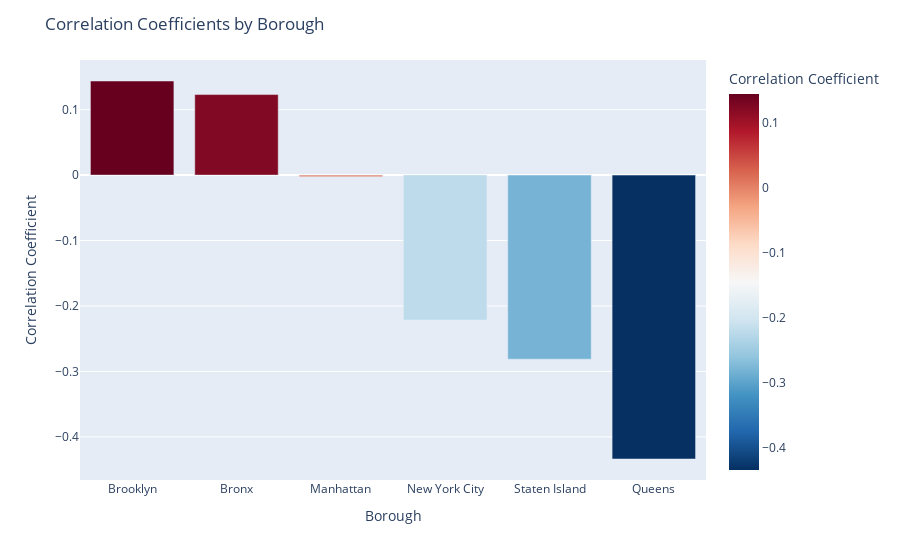

The notebook cell this image was saved under:
### Markdown cell above
### Correlation Analysis: Price Trend vs. Listing Count
- Calculate the correlation coefficient between the price trend and listing count for NYC and by bourughs.
- Visualize correlation coefficients.

### Code cell
# Calculate correlation coefficients by borough
grouped_by_borough = gdf.groupby("borough")

correlation_by_borough = {}
total_correlation = gdf[["price_trend", "listing_count"]].corr().iloc[0, 1]

for borough, data in grouped_by_borough:
    correlation_coefficient = data[["price_trend", "listing_count"]].corr().iloc[0, 1]
    correlation_by_borough[borough] = correlation_coefficient

# Add total correlation coefficient for New York City to the dictionary
correlation_by_borough["New York City"] = total_correlation

# Create DataFrame from the dictionary
correlation_df = pd.DataFrame(
    list(correlation_by_borough.items()), columns=["Region", "Correlation"]
)

# Round the correlation coefficients
correlation_df["Correlation"] = correlation_df["Correlation"].round(4)

# Sort the DataFrame by correlation coefficient for better visualization
correlation_df_sorted = correlation_df.sort_values(by="Correlation", ascending=False)

# Plotting
fig = px.bar(
    correlation_df_sorted,
    x="Region",
    y="Correlation",
    labels={"Correlation": "Correlation Coefficient", "Region": "Borough"},
    color="Correlation",
    color_continuous_scale="RdBu_r",
)

fig.update_layout(
    title="Correlation Coefficients by Borough",
    xaxis_title="Borough",
    yaxis_title="Correlation Coefficient",
)

fig.show()

### Figure 1 — Plotly figure (JSON) as saved in the notebook; plotly's stock layout.template omitted (floating-point values rounded to 4 significant figures)
{"data": [{"alignmentgroup": "True", "hovertemplate": "Borough=%{x}<br>Correlation Coefficient=%{marker.color}<extra></extra>", "legendgroup": "", "marker": {"color": [0.1438, 0.1231, -0.0026, -0.2214, -0.2813, -0.4338], "coloraxis": "coloraxis", "pattern": {"shape": ""}}, "name": "", "offsetgroup": "", "orientation": "v", "showlegend": false, "textposition": "auto", "type": "bar", "x": ["Brooklyn", "Bronx", "Manhattan", "New York City", "Staten Island", "Queens"], "xaxis": "x", "y": [0.1438, 0.1231, -0.0026, -0.2214, -0.2813, -0.4338], "yaxis": "y"}], "layout": {"barmode": "relative", "coloraxis": {"colorbar": {"title": {"text": "Correlation Coefficient"}}, "colorscale": [[0, "rgb(5,48,97)"], [0.1, "rgb(33,102,172)"], [0.2, "rgb(67,147,195)"], [0.3, "rgb(146,197,222)"], [0.4, "rgb(209,229,240)"], [0.5, "rgb(247,247,247)"], [0.6, "rgb(253,219,199)"], [0.7, "rgb(244,165,130)"], [0.8, "rgb(214,96,77)"], [0.9, "rgb(178,24,43)"], [1, "rgb(103,0,31)"]]}, "legend": {"tracegroupgap": 0}, "margin": {"t": 60}, "title": {"text": "Correlation Coefficients by Borough"}, "xaxis": {"anchor": "y", "domain": [0, 1], "title": {"text": "Borough"}}, "yaxis": {"anchor": "x", "domain": [0, 1], "title": {"text": "Correlation Coefficient"}}}}
